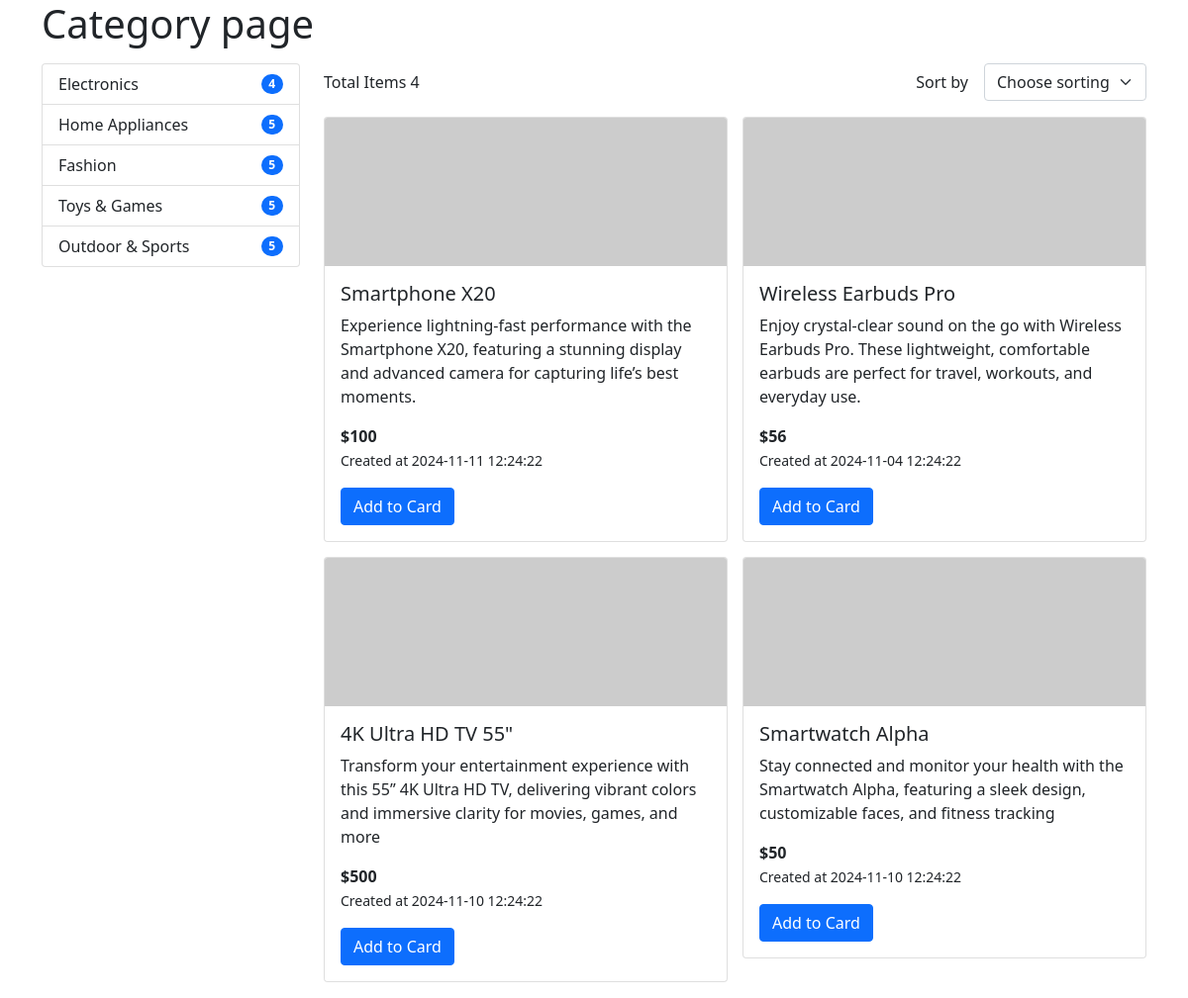
The page / on the database its author committed.
### tables this page shows
CREATE TABLE `categories` (
  `id` int NOT NULL AUTO_INCREMENT,
  `name` varchar(256) NOT NULL,
  PRIMARY KEY (`id`)
);

CREATE TABLE `products` (
  `id` int NOT NULL AUTO_INCREMENT,
  `name` varchar(256) NOT NULL,
  `description` text,
  `price` decimal(10,0) NOT NULL,
  `created_at` timestamp NULL DEFAULT CURRENT_TIMESTAMP,
  PRIMARY KEY (`id`)
);

### src/bootstrap.php (called while the page is built, shortened)
<?php
$baseController = new Base();
$baseController->index();

### public/index.php (called while the page is built, shortened)
<?php
require_once '../utils.php';
require_once '..' . DIRECTORY_SEPARATOR . 'src' . DIRECTORY_SEPARATOR . 'bootstrap.php';

### src/Model/CategoryRepository.php (called while the page is built, shortened)
<?php
class CategoryRepository
{
    public function getAll(): array
    {
        $connection = DbAdapter::getConnection();
        $result = $connection->query('
            SELECT categories.*, COUNT(category_product_relations.product_id) as products_count FROM categories
            LEFT JOIN category_product_relations ON categories.id = category_product_relations.category_id GROUP BY categories.id
        ');
        return $result->fetchAll(PDO::FETCH_ASSOC);
    }
}

### utils.php (called while the page is built, shortened)
<?php
function getBaseUrl(): string {
    return (empty($_SERVER['HTTPS']) ? 'http' : 'https') . "://$_SERVER[HTTP_HOST]$_SERVER[REQUEST_URI]";
}
function getUrl(array $params = []): string {
    $baseUrl = getBaseUrl();
    $url = parse_url($baseUrl) ?? '';
    parse_str($url['query'] ?? '', $existingParams);
    $params = array_merge($existingParams, $params);
    return $url['scheme']
        . '://'
        . $url['host']
        . ($url['path'] !== '/' ? $url['path'] : '')
        . ($params ? '?' . http_build_query($params) : '');
}

### src/Model/ProductRepository.php (called while the page is built, shortened)
<?php
class ProductRepository
{
    public function getAllByCategoryId(int $categoryId, array $sorting = []): array
    {
        $connection = DbAdapter::getConnection();
        $sortString = '';
        $result = $connection->prepare('
            SELECT products.* FROM products
            LEFT JOIN category_product_relations ON products.id = category_product_relations.product_id
            WHERE category_product_relations.category_id = ?
            ' . ($sorting ? 'ORDER BY ' . $sortString : '') . '
        ');
        $result->execute([$categoryId]);
        return $result->fetchAll(PDO::FETCH_ASSOC);
    }
}

### src/views/pages/index.phtml (the view, shortened to what this page needs)
<div id="content-wrapper" class="row">
    <div class="col-md-3">
        <div class="list-group categories-wrapper">
            <?php foreach ($categories as $item): ?>
                <?php $currentCategory = $_GET['category'] && $_GET['category'] == $item['id']; ?>
                <a href="<?= getUrl(['category' => $item['id']]) ?>" class="list-group-item category-item d-flex justify-content-between align-items-center <?= $currentCategory ? 'active' : '' ?>">
                    <?= $item['name'] ?>
                    <span class="badge bg-primary rounded-pill">
                        <?= $item['products_count'] ?>
                    </span>
                </a>
            <?php endforeach; ?>
        </div>
    </div>
    <div class="col-md-9 mt-3 mt-md-0">
        <div class="product-list-header row mb-3">
            <div class="col-md-6 d-flex align-items-center">
                Total Items <?= count($products) ?>
            </div>
            <div class="col-md-6 d-flex align-items-center gap-3 justify-content-md-end">
                <label for="sorting">
                    Sort by
                </label>
                <select id="sorting" class="form-select" aria-label="Sorting">
                    <option selected>Choose sorting</option>
                </select>
            </div>
        </div>
        <ul class="product-list mb-3">
            <?php foreach ($products as $product): ?>
                <li class="product-list-item">
                    <div class="card">
                        <img class="card-img-top" src="https://picsum.photos/300/150" width="300px" height="150px" alt="Card image cap">
                        <div class="card-body">
                            <h5 class="card-title">
                                <?= $product['name'] ?>
                            </h5>
                            <p class="card-text">
                                <?= $product['description'] ?>
                            </p>
                            <p class="price mb-3">
                                <span class="fw-bold">$<?= $product['price'] ?></span> <br>
                                <small class="mb-3">Created at <?= $product['created_at'] ?></small>
                            </p>
                            <button class="btn btn-primary" data-bs-toggle="modal" data-bs-target="#modal-<?= $product['id'] ?>">Add to Card</button>
                        </div>
                    </div>
                </li>
            <?php endforeach; ?>
        </ul>
    </div>
</div>

### src/Controller/Base.php (shortened to what this page needs)
<?php
class Base
{
    protected CategoryRepository $categoryRepository;
    protected ProductRepository $productRepository;
    public function __construct() {
        $this->categoryRepository = new CategoryRepository();
        $this->productRepository = new ProductRepository();
    }
    public function index(): void
    {
        $categories = $this->categoryRepository->getAll();
        $currentCategoryId = $_GET['category'] ?? static::DEFAULT_CATEGORY_ID;
        $currentSorting = $_GET['sorting'] ?? null;
        $sorting = static::SORTING_FIELDS[$currentSorting] ?? [];
        $products = $this->productRepository->getAllByCategoryId((int)$currentCategoryId, $sorting);
        if ($_SERVER['REQUEST_METHOD'] !== 'POST') {
            include_once ROOT_PATH . '/src/views/base/header.phtml';
        }
        include_once ROOT_PATH . '/src/views/pages/index.phtml';
        if ($_SERVER['REQUEST_METHOD'] !== 'POST') {
            include_once ROOT_PATH . '/src/views/base/footer.phtml';
        }
    }
}

### src/views/base/header.phtml (shortened to what this page needs)
<!DOCTYPE html>
<html lang="en">
<head>
    <link href="https://cdn.jsdelivr.net/npm/bootstrap@5.0.2/dist/css/bootstrap.min.css" rel="stylesheet">
    <link rel="stylesheet" href="css/style.css">
</head>
<body>
<main>
    <div class="container">
        <h1 class="mb-3">Category page</h1>

### src/views/base/footer.phtml
            </div>
        </main>
    </body>
</html>

### public/css/style.css (style rules this page uses)
.product-list { list-style-type: none; display: grid; grid-template-columns: repeat(auto-fill, minmax(300px, 1fr)); padding: 0; margin: 0; gap: 15px; }
.category-item { cursor: pointer; }
.product-list-item { margin: 0; padding: 0; }
.card-img-top { object-fit: cover; }
#sorting { width: fit-content; }

### rows shown on the page
categories: name "Electronics", products_count "4"
categories: name "Home Appliances", products_count "5"
categories: name "Fashion", products_count "5"
categories: name "Toys & Games", products_count "5"
categories: name "Outdoor & Sports", products_count "5"
products: name "Smartphone X20", description "Experience lightning-fast performance with the Smartphone X20, featuring a stunning display and advanced camera for capturing life’s best moments.", price "100", created_at "2024-11-11 12:24:22"
products: name "Wireless Earbuds Pro", description "Enjoy crystal-clear sound on the go with Wireless Earbuds Pro. These lightweight, comfortable earbuds are perfect for travel, workouts, and everyday use.", price "56", created_at "2024-11-04 12:24:22"
products: name "4K Ultra HD TV 55\"", description "Transform your entertainment experience with this 55” 4K Ultra HD TV, delivering vibrant colors and immersive clarity for movies, games, and more", price "500", created_at "2024-11-10 12:24:22"
products: name "Smartwatch Alpha", description "Stay connected and monitor your health with the Smartwatch Alpha, featuring a sleek design, customizable faces, and fitness tracking", price "50", created_at "2024-11-10 12:24:22"

### other values the page prints
count($products) "4"
